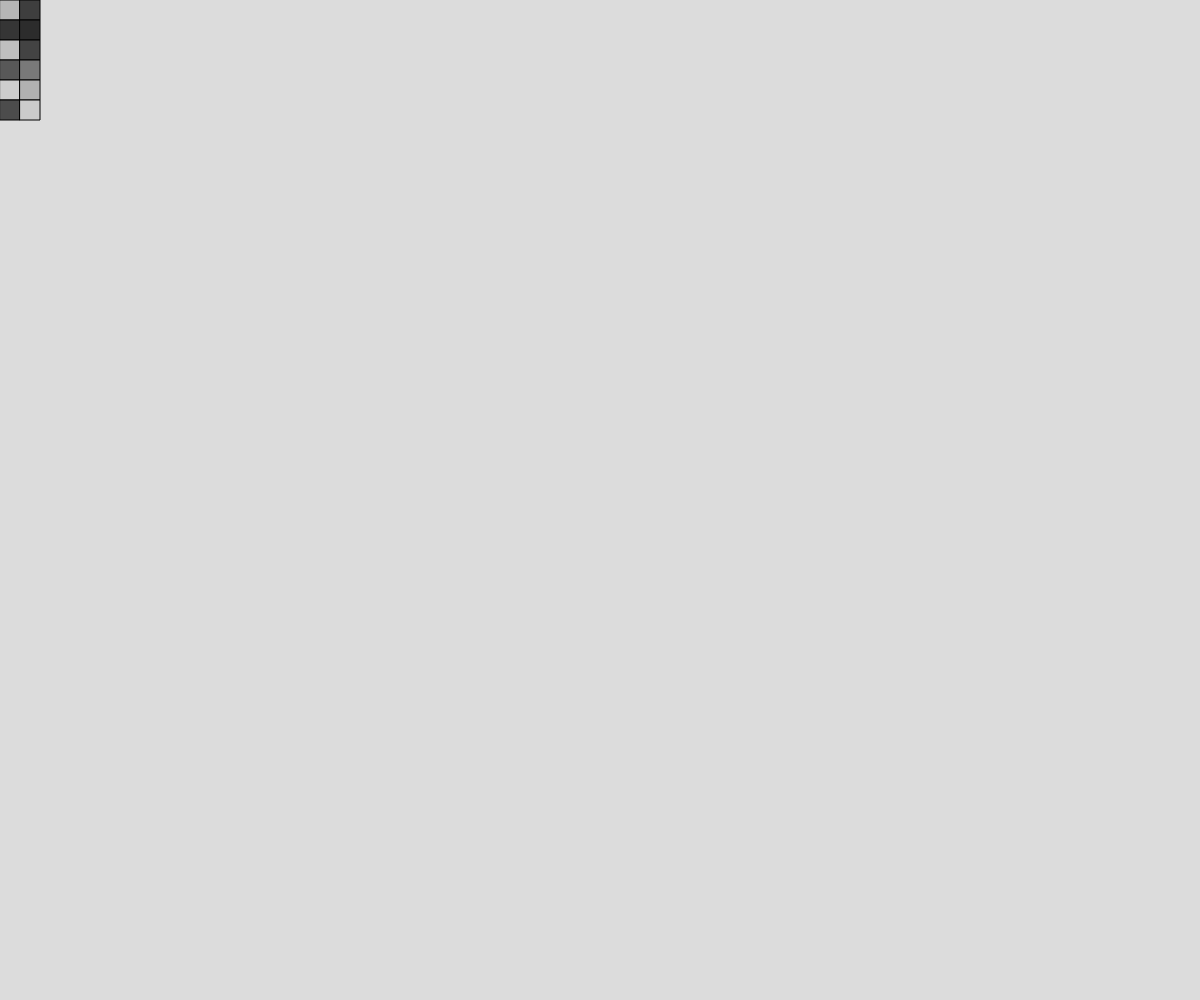
Frame 1 (no input)
Frame 60 (no input): identical to frame 1, image omitted
Frame 120 (the mouse pressed at the canvas centre since frame 60): identical to frame 1, image omitted

The p5.js sketch that drew this single still picture (run headless with seeded random() and noise() and a simulated clock; from frame 60 on, the mouse is pressed at the canvas centre):

// p5.js sketch
// ── sketch.js
let cols = 6;
let rows = 2;
let gridSize = 20;
let colors = [];
// first of all, to understand grids, you have to understant arrays. this makes a grid come to life and makes it reactive
//above, just so I can change colors in my grid, i made an empty array. this is used to I can add stuff to it in the future. 
// this can be done as I plug i and j in the arrays and make it  so that it can go through every column and row to change colors
function setup() {
  createCanvas(windowWidth, windowHeight);

  for (i = 0;  i<rows; i++){
    colors[i]= [];
    for (j = 0; j<cols;j++){
    
    colors[i][j] = random(255);
    }
  }
}

function draw() {
  background(220);
  for (i = 0;  i<rows; i++){
    for (j = 0; j<cols;j++){
      let x = i*gridSize;
      let y = j*gridSize;
      fill(colors[i][j]);
      rect(x,y,gridSize,gridSize);
      
    }
  }
}

//now how do I make a minesweeper from this 
//step 1: make a grid
//step2: make it interactive
// step3: make a function that pushes bombs on random spots
// do something so that if a tile is clickced, the tiles around it can indicate how close it is to a mine
